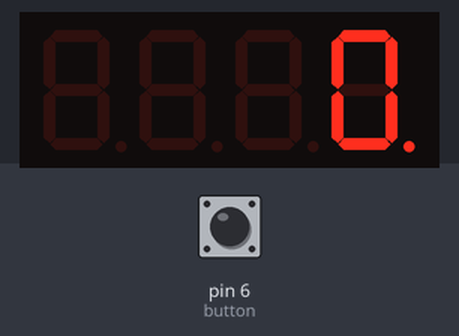
Bench run of a sketch on a simulated Arduino Uno, built with avr-gcc and run on an emulated ATmega328P. On the bench: 4-digit seven-segment display. The test bench sets the inputs (shaded band); at power-on: pin 6 (button) HIGH.

Above: at 0.15 s.
At 1.2 s:
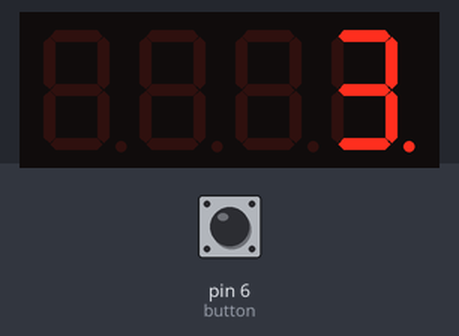
1.3 s: pin 6 (button) pulled LOW for 0.15 s
At 1.65 s:
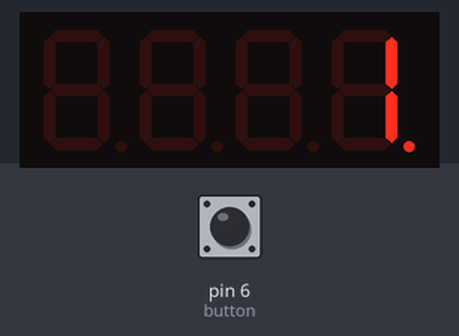
2.0 s: pin 6 (button) pulled LOW for 1 s
Timing chart, 0 to 5.0 s (numbered marks = the images above; inputs shaded):
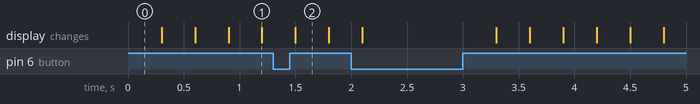

The sketch:

Lab04_Part2.ino
```cpp
#include "SevSeg.h"
SevSeg sevseg; //Instantiate a seven segment controller object
static unsigned long timer = millis();
static int Min = 0;
static int Hour = 0;
int button = 6;
boolean Pin6;
void setup() {
  byte numDigits = 4;
  byte digitPins[] = {4, 3, 2, 8};
  byte segmentPins[] = {5, 9, 10, 11, 12, 13, 14, 15};
  bool resistorsOnSegments = false; // 'false' means resistors are on digit pins
  byte hardwareConfig = COMMON_CATHODE; // See README.md for options
  bool updateWithDelays = false; // Default 'false' is Recommended
  bool leadingZeros = false; // Use 'true' if you'd like to keep the leading zeros
  bool disableDecPoint = false; // Use 'true' if your decimal point doesn't exist or isn't connected

  sevseg.begin(hardwareConfig, numDigits, digitPins, segmentPins, resistorsOnSegments,
  updateWithDelays, leadingZeros, disableDecPoint);
  sevseg.setNumber(0000, 0);
  sevseg.setBrightness(90);
}

void loop() {

  Pin6 = digitalRead(button);

  if (millis() - timer >= 300) {
    timer += 300;
    Min++;
    if(Min == 60) {
      Min=0;
      if(Hour == 24)
        Hour=0;
      else
        Hour++;
    }
    sevseg.setNumber(Hour * 100 + Min, 0);
  }
  if (Pin6 == LOW) {
    Min = 0;
    Hour = 0;
  }
  sevseg.refreshDisplay(); // Must run repeatedly
}
```
